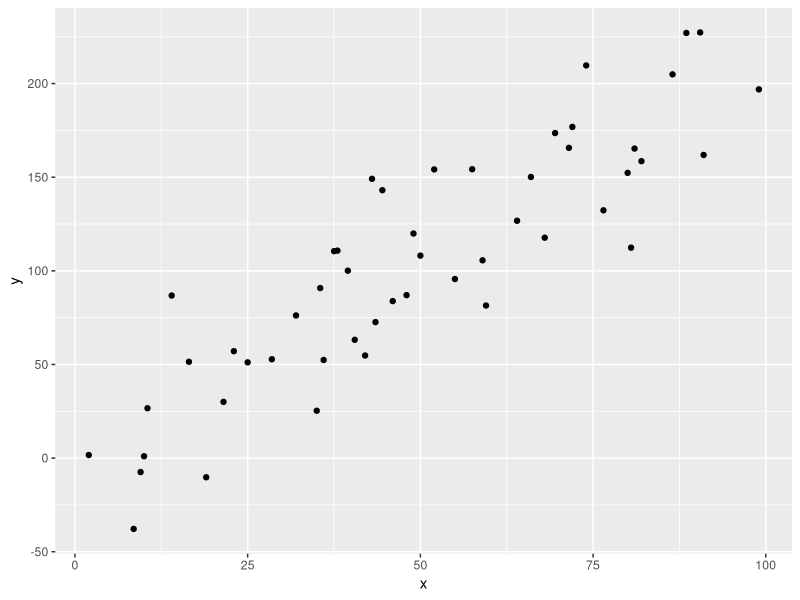
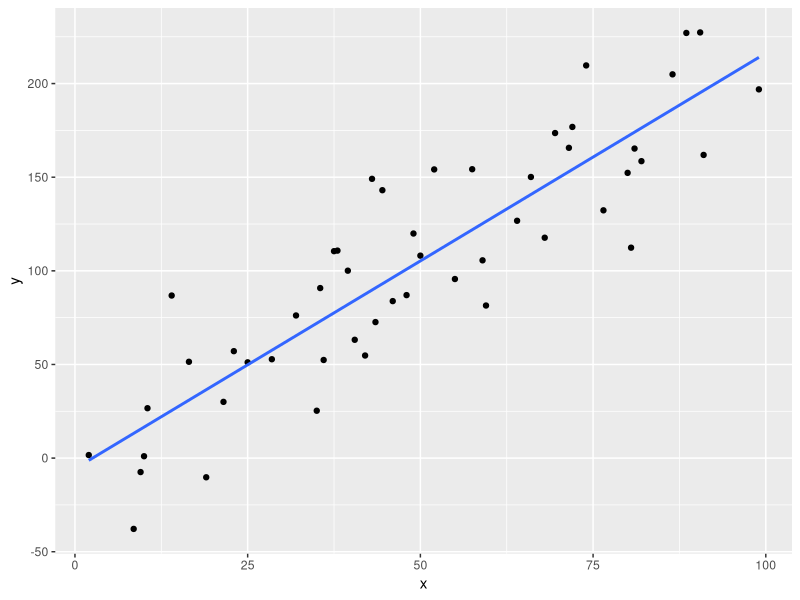
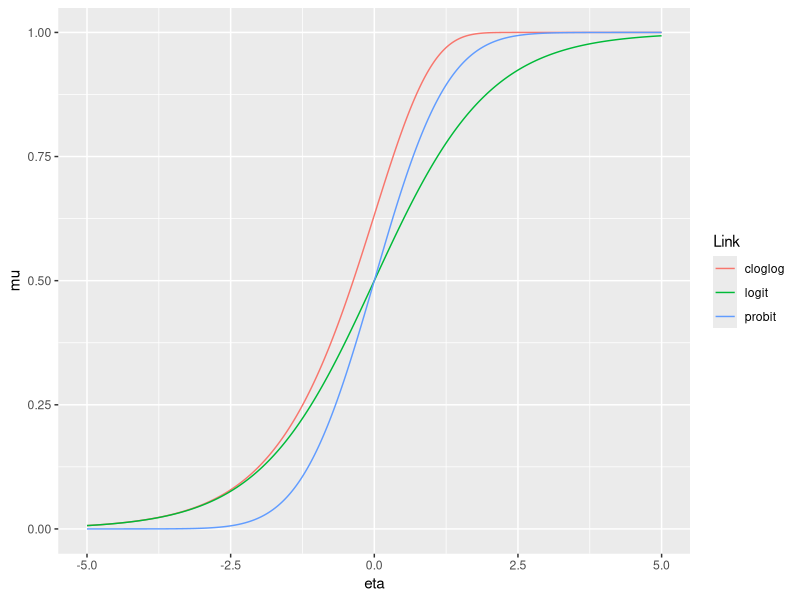
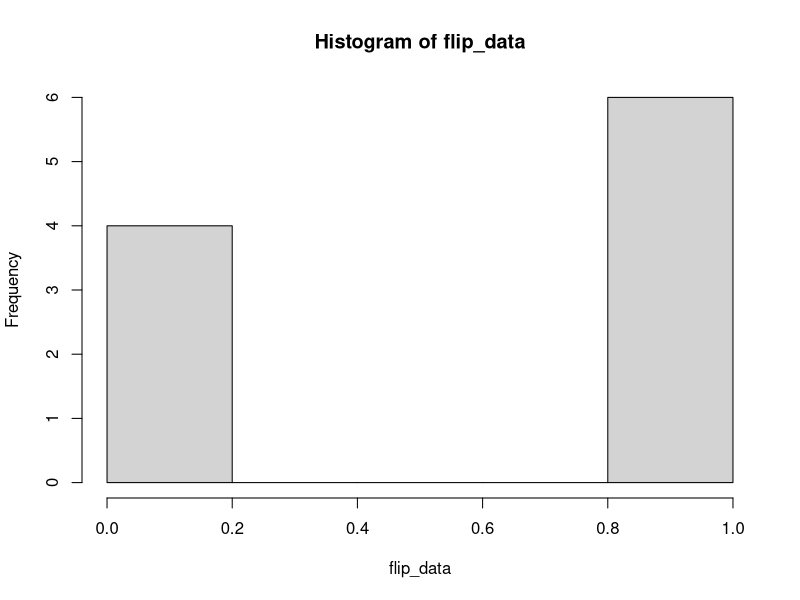

Reproduce these figures in R, in order.
## ---- chunk 1
library(tidyverse)
x <- sample(seq(1,100,.5),50)
y <- 2*x + rnorm(50,0,30)
ggplot(data.frame(x,y), aes(x = x, y = y)) + 
        geom_point()
## ---- chunk 2
ggplot(data.frame(x,y), aes(x = x, y = y)) + 
        geom_point() + 
  geom_smooth(method='lm', formula= y~x, se = F)
## ---- chunk 3
x <- seq(from=-5, to=5, length.out = 10000)
ginv1 <- function(x) exp(x)/(1+exp(x))
ginv2 <- function(x) pnorm(x,mean=0,sd=1)
ginv3 <- function(x) 1-exp(-exp(x))

plotframe <- data.frame(eta = x, 
                        logit = ginv1(x),
                        probit = ginv2(x),
                        cloglog = ginv3(x))

plotframe <- tidyr::pivot_longer(plotframe,
                                 2:4,
                                 names_to = "Link",
                                 values_to = "mu")

library(ggplot2)
ggplot(plotframe)+
  geom_line(aes(x=eta, y=mu,color=Link))
## ---- chunk 4
possibilities <- c(0,1) # either heads (1) or tails (0).
                        # c(...) makes a list of whatever you include in the ...
probabilities <- c(0.5, 0.5)
                        # a 50% chance of heads, a 50% chance of tails.
(flip_data = sample(x = possibilities, size = 10, replace=TRUE, prob=probabilities))
                        # x is the vector of possible outcomes.
                        # size is the number of coin flips I want.
                        # we are flipping coin, not drawing from a deck, so ne
                        #   second flip is just as likely to get heads or tails
                        #   as the first: we *do* replace.
                        # prob is a vector of probabilities for each x
                        # encasing the whole thing in parentheses shows the
                        #   value of the variable you set as you set it

## ---- chunk 5
hist(flip_data)         # hist() generates a simple historam. We could make
                        # this prettier with ggplot2, but we don't need that right
                        # now.
## ---- chunk 6
knitr::include_url("https://emilypalmer.shinyapps.io/GRM_LearnR/", 
  height = "600px")
